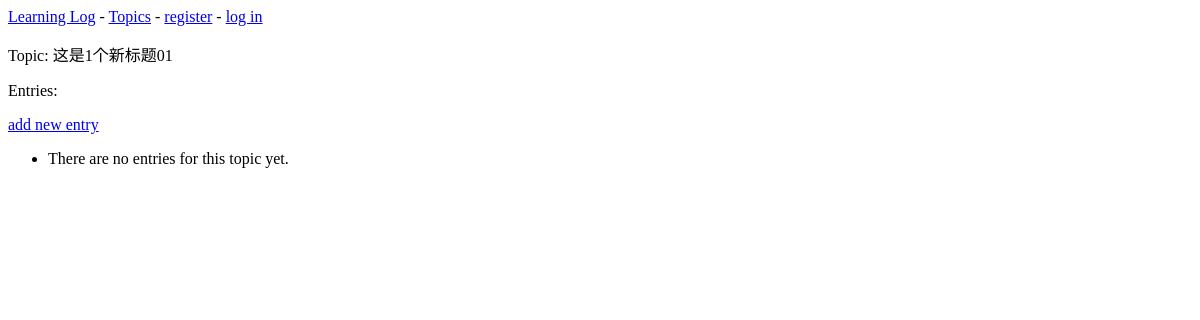
Before: /topics/3/ with the older database file.
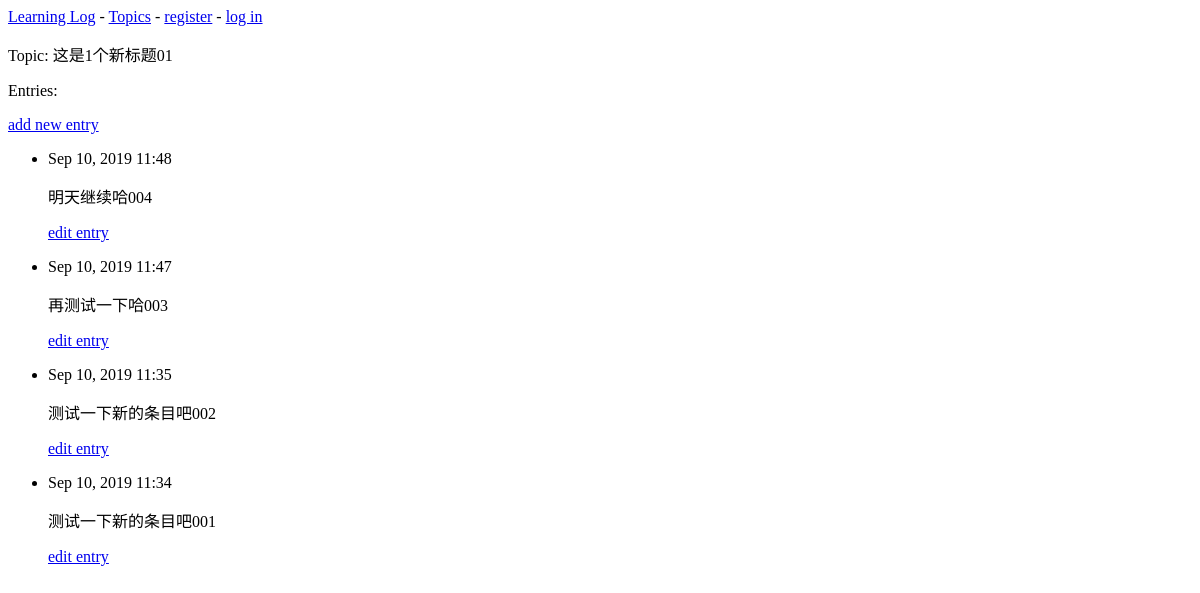
After: the same page with the newer database file.
### learning_logs/models.py (models this page shows, shortened)
class Topic(models.Model):
    text = models.CharField(max_length=200)
    date_added = models.DateTimeField(auto_now_add=True)
    def __str__(self):
        return self.text

class Entry(models.Model):
    topic = models.ForeignKey(Topic, on_delete=models.PROTECT)
    text = models.TextField()
    date_added = models.DateTimeField(auto_now_add=True)
    class Meta:
        verbose_name_plural = 'entries'

### learning_logs/views.py (the view)
# urls.py: url(r'^topics/(?P<topic_id>\d+)/$', views.topic, name='topic'),
def topic(request, topic_id):
    topic = Topic.objects.get(id=topic_id)
    entries = topic.entry_set.order_by('-date_added')
    context = {'topic': topic, 'entries': entries}
    return render(request, 'learning_logs/topic.html', context)

### learning_logs/templates/learning_logs/topic.html
{% extends 'learning_logs/base.html' %}
{% block content %}
  <p>Topic: {{ topic }}</p>
  <p>Entries:</p>
  <p>
    <a href="{% url 'learning_logs:new_entry' topic.id %}">add new entry</a>
  </p>
  <ul>
  {% for entry in entries %}
    <li>
      <p>{{ entry.date_added|date:'M d, Y H:i' }}</p>
      <p>{{ entry.text|linebreaks }}</p>
      <p>
        <a href="{% url 'learning_logs:edit_entry' entry.id %}">edit entry</a>
      </p>
    </li>
  {% empty %}
    <li>
      There are no entries for this topic yet.
    </li>
  {% endfor %}
  </ul>
{% endblock content %}

### learning_logs/templates/learning_logs/base.html (shortened to what this page needs)
<p>
  <a href="{% url 'learning_logs:index' %}">Learning Log</a> -
  <a href="{% url 'learning_logs:topics' %}">Topics</a> -
  {% if user.is_authenticated %}
    Hello, {{ user.username }}.
    <a href="{% url 'users:logout' %}">log out</a>
  {% else %}
    <a href="{% url 'users:register' %}">register</a> -
    <a href="{% url 'users:login' %}">log in</a>
  {% endif %}
</p>
{% block content %}{% endblock content %}

Changed rows visible on the page:
added Entry: date_added "Sep 10, 2019 11:48", text "明天继续哈004"
added Entry: date_added "Sep 10, 2019 11:47", text "再测试一下哈003"
added Entry: date_added "Sep 10, 2019 11:35", text "测试一下新的条目吧002"
added Entry: date_added "Sep 10, 2019 11:34", text "测试一下新的条目吧001"
Other visible differences:
text no longer shown: "There are no entries for this topic yet."
